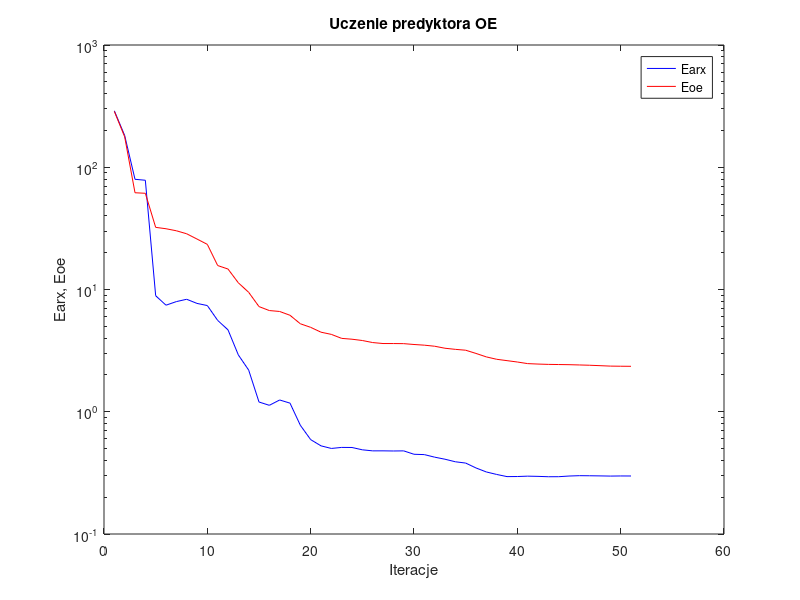
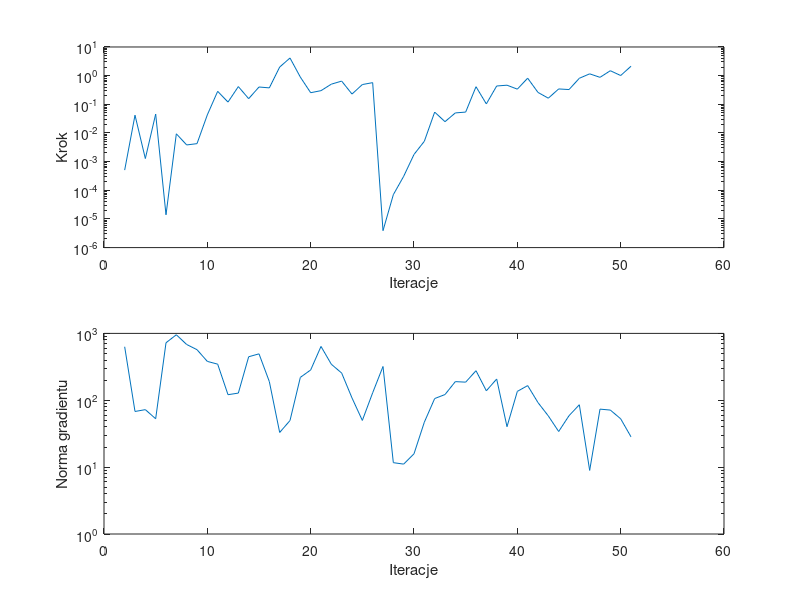

The MATLAB source for these figures, in order:
%uczenie predyktora oe
clear all;
n=0; farx(n+1)=2.894911e+002; foe(n+1)=2.862797e+002; wspucz(n+1)=0.000000e+000; ng(n+1)=0.000000e+000;
%odnowa zmiennej metryki
n=1; farx(n+1)=1.819488e+002; foe(n+1)=1.774322e+002; krok(n+1)=5.053235e-004; ng(n+1)=6.313455e+002;
n=2; farx(n+1)=7.970239e+001; foe(n+1)=6.186919e+001; krok(n+1)=4.171530e-002; ng(n+1)=6.797406e+001;
n=3; farx(n+1)=7.828560e+001; foe(n+1)=6.124503e+001; krok(n+1)=1.279942e-003; ng(n+1)=7.239031e+001;
n=4; farx(n+1)=8.892183e+000; foe(n+1)=3.224308e+001; krok(n+1)=4.568872e-002; ng(n+1)=5.292669e+001;
n=5; farx(n+1)=7.441688e+000; foe(n+1)=3.140559e+001; krok(n+1)=1.395478e-005; ng(n+1)=7.240657e+002;
n=6; farx(n+1)=7.961172e+000; foe(n+1)=3.023407e+001; krok(n+1)=9.338225e-003; ng(n+1)=9.538490e+002;
n=7; farx(n+1)=8.320708e+000; foe(n+1)=2.856708e+001; krok(n+1)=3.818612e-003; ng(n+1)=6.824361e+002;
n=8; farx(n+1)=7.695609e+000; foe(n+1)=2.587201e+001; krok(n+1)=4.236653e-003; ng(n+1)=5.706855e+002;
n=9; farx(n+1)=7.389789e+000; foe(n+1)=2.339731e+001; krok(n+1)=4.285764e-002; ng(n+1)=3.811764e+002;
n=10; farx(n+1)=5.588631e+000; foe(n+1)=1.570619e+001; krok(n+1)=2.833785e-001; ng(n+1)=3.467228e+002;
n=11; farx(n+1)=4.677247e+000; foe(n+1)=1.470616e+001; krok(n+1)=1.196783e-001; ng(n+1)=1.211325e+002;
n=12; farx(n+1)=2.916138e+000; foe(n+1)=1.134547e+001; krok(n+1)=4.150498e-001; ng(n+1)=1.279679e+002;
n=13; farx(n+1)=2.192434e+000; foe(n+1)=9.484303e+000; krok(n+1)=1.571889e-001; ng(n+1)=4.473221e+002;
n=14; farx(n+1)=1.201351e+000; foe(n+1)=7.248177e+000; krok(n+1)=4.013589e-001; ng(n+1)=4.944181e+002;
n=15; farx(n+1)=1.128954e+000; foe(n+1)=6.726968e+000; krok(n+1)=3.743213e-001; ng(n+1)=1.901808e+002;
n=16; farx(n+1)=1.248302e+000; foe(n+1)=6.611536e+000; krok(n+1)=1.992226e+000; ng(n+1)=3.300731e+001;
n=17; farx(n+1)=1.176267e+000; foe(n+1)=6.154047e+000; krok(n+1)=4.123480e+000; ng(n+1)=4.976388e+001;
n=18; farx(n+1)=7.751315e-001; foe(n+1)=5.244579e+000; krok(n+1)=8.892951e-001; ng(n+1)=2.198436e+002;
n=19; farx(n+1)=5.916377e-001; foe(n+1)=4.903507e+000; krok(n+1)=2.538306e-001; ng(n+1)=2.837734e+002;
n=20; farx(n+1)=5.261519e-001; foe(n+1)=4.475070e+000; krok(n+1)=2.991387e-001; ng(n+1)=6.381873e+002;
n=21; farx(n+1)=5.010224e-001; foe(n+1)=4.294192e+000; krok(n+1)=5.045340e-001; ng(n+1)=3.454269e+002;
n=22; farx(n+1)=5.108571e-001; foe(n+1)=3.982497e+000; krok(n+1)=6.446279e-001; ng(n+1)=2.551183e+002;
n=23; farx(n+1)=5.101661e-001; foe(n+1)=3.920781e+000; krok(n+1)=2.277746e-001; ng(n+1)=1.082812e+002;
n=24; farx(n+1)=4.883193e-001; foe(n+1)=3.826433e+000; krok(n+1)=4.887823e-001; ng(n+1)=4.992149e+001;
n=25; farx(n+1)=4.787364e-001; foe(n+1)=3.681577e+000; krok(n+1)=5.695627e-001; ng(n+1)=1.294182e+002;
%odnowa zmiennej metryki
n=26; farx(n+1)=4.788841e-001; foe(n+1)=3.614922e+000; krok(n+1)=3.896489e-006; ng(n+1)=3.198883e+002;
n=27; farx(n+1)=4.776620e-001; foe(n+1)=3.613471e+000; krok(n+1)=7.022416e-005; ng(n+1)=1.166223e+001;
n=28; farx(n+1)=4.786602e-001; foe(n+1)=3.606931e+000; krok(n+1)=3.070097e-004; ng(n+1)=1.109655e+001;
n=29; farx(n+1)=4.490088e-001; foe(n+1)=3.549794e+000; krok(n+1)=1.779489e-003; ng(n+1)=1.583308e+001;
n=30; farx(n+1)=4.461654e-001; foe(n+1)=3.504695e+000; krok(n+1)=5.123414e-003; ng(n+1)=4.702003e+001;
n=31; farx(n+1)=4.251640e-001; foe(n+1)=3.434870e+000; krok(n+1)=5.344961e-002; ng(n+1)=1.060717e+002;
n=32; farx(n+1)=4.089628e-001; foe(n+1)=3.307507e+000; krok(n+1)=2.476948e-002; ng(n+1)=1.217598e+002;
n=33; farx(n+1)=3.898270e-001; foe(n+1)=3.239441e+000; krok(n+1)=5.005537e-002; ng(n+1)=1.900162e+002;
n=34; farx(n+1)=3.804125e-001; foe(n+1)=3.186882e+000; krok(n+1)=5.349375e-002; ng(n+1)=1.865381e+002;
n=35; farx(n+1)=3.469477e-001; foe(n+1)=2.999431e+000; krok(n+1)=4.108715e-001; ng(n+1)=2.768168e+002;
n=36; farx(n+1)=3.217751e-001; foe(n+1)=2.809970e+000; krok(n+1)=1.032026e-001; ng(n+1)=1.385836e+002;
n=37; farx(n+1)=3.070206e-001; foe(n+1)=2.686418e+000; krok(n+1)=4.352152e-001; ng(n+1)=2.077977e+002;
n=38; farx(n+1)=2.947870e-001; foe(n+1)=2.618674e+000; krok(n+1)=4.641165e-001; ng(n+1)=4.024542e+001;
n=39; farx(n+1)=2.952441e-001; foe(n+1)=2.552229e+000; krok(n+1)=3.380830e-001; ng(n+1)=1.357712e+002;
n=40; farx(n+1)=2.973111e-001; foe(n+1)=2.476187e+000; krok(n+1)=8.159604e-001; ng(n+1)=1.656716e+002;
n=41; farx(n+1)=2.961320e-001; foe(n+1)=2.455326e+000; krok(n+1)=2.594656e-001; ng(n+1)=9.225472e+001;
n=42; farx(n+1)=2.940732e-001; foe(n+1)=2.440349e+000; krok(n+1)=1.634459e-001; ng(n+1)=5.827922e+001;
n=43; farx(n+1)=2.942744e-001; foe(n+1)=2.433659e+000; krok(n+1)=3.435737e-001; ng(n+1)=3.410370e+001;
n=44; farx(n+1)=2.980008e-001; foe(n+1)=2.427023e+000; krok(n+1)=3.268918e-001; ng(n+1)=5.873013e+001;
n=45; farx(n+1)=3.000074e-001; foe(n+1)=2.414229e+000; krok(n+1)=8.094987e-001; ng(n+1)=8.566867e+001;
n=46; farx(n+1)=2.995128e-001; foe(n+1)=2.401134e+000; krok(n+1)=1.155850e+000; ng(n+1)=8.931642e+000;
n=47; farx(n+1)=2.987500e-001; foe(n+1)=2.382258e+000; krok(n+1)=8.728449e-001; ng(n+1)=7.369131e+001;
n=48; farx(n+1)=2.977142e-001; foe(n+1)=2.362647e+000; krok(n+1)=1.485218e+000; ng(n+1)=7.132194e+001;
n=49; farx(n+1)=2.983900e-001; foe(n+1)=2.357201e+000; krok(n+1)=1.009068e+000; ng(n+1)=5.285905e+001;
n=50; farx(n+1)=2.981960e-001; foe(n+1)=2.353928e+000; krok(n+1)=2.127187e+000; ng(n+1)=2.838944e+001;

figure; semilogy(farx,'b'); hold on; semilogy(foe,'r'); xlabel('Iteracje'); ylabel('Earx, Eoe'); legend('Earx','Eoe'); title('Uczenie predyktora OE');
figure; subplot(2,1,1); semilogy(krok); xlabel('Iteracje'); ylabel('Krok');
subplot(2,1,2); semilogy(ng); xlabel('Iteracje'); ylabel('Norma gradientu');
Earx=farx(n+1)
Eoe=foe(n+1)
